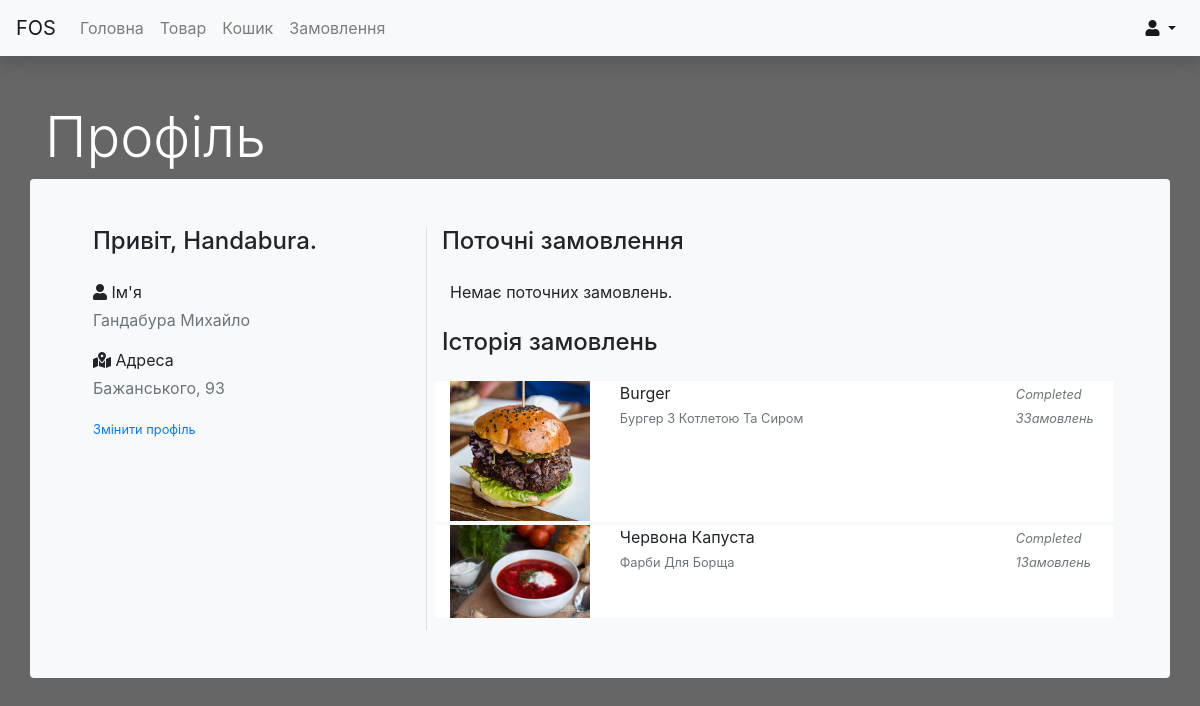
The page /profile.php (signed in) on the database its author committed.
### tables this page shows
CREATE TABLE `fds_ordr` (
  `ordr_id` int(11) NOT NULL,
  `ordr_usrdt_id` int(11) DEFAULT NULL,
  `ordr_ctlog_id` int(11) DEFAULT NULL,
  `ordr_qty` varchar(10) DEFAULT NULL,
  `ordr_dte` varchar(20) DEFAULT NULL,
  `ordr_stat` varchar(10) DEFAULT NULL
);

CREATE TABLE `fds_ctlog` (
  `ctlog_id` int(11) NOT NULL,
  `ctlog_usrdt_id` int(11) DEFAULT NULL,
  `ctlog_nme` varchar(50) DEFAULT NULL,
  `ctlog_prc` double DEFAULT NULL,
  `ctlog_desc` varchar(500) DEFAULT NULL,
  `ctlog_shp` varchar(50) DEFAULT NULL,
  `ctlog_img` varchar(100) DEFAULT NULL,
  `ctlog_log` varchar(50) DEFAULT NULL
);

### profile.php (the view, shortened to what this page needs)
<?php
include("db.php");
if (isset($_SESSION["sess_id"])) {
    $usr_id = $_SESSION["sess_id"];
} else {
    header('location: index');
}
?>
<!DOCTYPE html>
<html>
<head>
    <link rel="stylesheet" href="bootstrap/css/all.min.css">
    <link rel="stylesheet" href="bootstrap/css/bootstrap.min.css">
</head>
<body class="content">
    <nav class="navbar navbar-expand-lg navbar-light sticky-top shadow bg-light">
        <div class="collapse navbar-collapse" id="navbarTogglerDemo01">
            <a class="navbar-brand" href="#">FOS</a>
            <ul class="navbar-nav mr-auto mt-2 mt-lg-0">
                <li class="nav-item ">
                    <a class="nav-link" href="index">Головна</a>
                </li>
                <li class="nav-item">
                    <a class="nav-link" href="browse">Товар</a>
                </li>
                <li class="nav-item">
                    <a class="nav-link" href="checkout">Кошик</a>
                </li>
                <li class="nav-item">
                    <a class="nav-link" href="order">Замовлення</a>
                </li>
            </ul>
            <div class="my-2 my-lg-0">
                <ul class="navbar-nav ml-auto">
                    <?php
                    if (isset($_SESSION['sess_id'])) {
                    ?>
                        <li class="nav-item dropdown active">
                            <a class="nav-link dropdown-toggle" id="navbarDropdownMenuLink-333" data-toggle="dropdown" aria-haspopup="true" aria-expanded="false">
                                <i class="fas fa-user"></i> </a>
                        </li>
                    <?php
                    } else {
                    ?>
                        <a href="index?act=login" class="btn btn-outline-success my-2 my-sm-0">Авторизуватись</a>
                    <?php
                    }
                    ?>
                </ul>
            </div>
        </div>
    </nav>
    <div class="container my-5">
        <h2 class="display-4 text-white">Профіль</h2>
        <div class="row bg-light rounded p-5">
            <div class="col-4 " id="profile_display">
                <h4 class="pb-3 text-capitalize">Привіт, <?php echo $_SESSION["sess_username"]; ?>.</h4>
                <div class="form-group ">
                    <div class="mb-1 "><i class="fas fa-user"></i> Ім'я</div>
                    <div class="text-muted  text-capitalize"> <?php echo $_SESSION["sess_fullname"]; ?></div>
                </div>
                <div class="form-group ">
                    <div class="mb-1 "><i class="fas fa-map-marked-alt"></i> Адреса</div>
                    <div class="text-muted  text-capitalize"> <?php echo $_SESSION["sess_address"]; ?></div>
                </div>
                <div class="form-group ">
                    <a href="profile?act=update"><small>Змінити профіль</small></a>
                </div>
            </div>
            <div class="col border-left">
                <h4 class="pb-2">Поточні замовлення</h4>
                <div class="p-2">
                    <?php
                    $query = "select * FROM fds_ordr JOIN fds_ctlog ON fds_ctlog.ctlog_id=fds_ordr.ordr_ctlog_id WHERE ordr_usrdt_id='$usr_id' AND ordr_stat='Preparing' ORDER BY ordr_id DESC";
                    $result = mysqli_query($conn, $query);
                    if (mysqli_num_rows($result) > 0) {
                        while ($row = mysqli_fetch_assoc($result)) {
                            echo '<div class="row shadow mb-1 bg-white rounded">';
                            if ($row['ctlog_img'] != null) {
                                echo '<div class="col-3"><img class="img-fluid" src="img/menu/' . $row['ctlog_img'] . '" alt="Image Unavailable"></div>';
                            } else {
                                echo '<div class="col-3"><img class="img-fluid" src="https://dummyimage.com/640x360/f0f0f0/aaa" alt="Image Unavailable"></div>';
                            }
                            echo '<div class="col-7 text-capitalize">' . $row['ctlog_nme'] .
                                '<br><small class="text-muted">' . $row['ctlog_desc'] . '</small></div>';
                            echo '<div class="col-2 text-muted font-italic"><small >' . $row['ordr_stat'] . '</small>
							<br><small class="text-muted">' . $row['ordr_qty'] . ' Замовлень</small></div>';
                            echo '</div>';
                        }
                    } else {
                        echo "<p class=''> Немає поточних замовлень.</p>";
                    }
                    ?>
                </div>
                <h4 class="pb-2">Історія замовлень</h4>
                <div class="p-2">
                    <?php
                    $query = "select * FROM fds_ordr JOIN fds_ctlog ON fds_ctlog.ctlog_id=fds_ordr.ordr_ctlog_id WHERE ordr_usrdt_id='$usr_id' AND ordr_stat='Completed' ORDER BY ordr_id DESC";
                    $result = mysqli_query($conn, $query);
                    if (mysqli_num_rows($result) > 0) {
                        while ($row = mysqli_fetch_assoc($result)) {
                            echo '<div class="row mb-1 bg-white ">';
                            if ($row['ctlog_img'] != null) {
                                echo '<div class="col-3"><img class="img-fluid" src="img/menu/' . $row['ctlog_img'] . '" alt="Image Unavailable"></div>';
                            } else {
                                echo '<div class="col-3"><img class="img-fluid" src="https://dummyimage.com/640x360/f0f0f0/aaa" alt="Image Unavailable"></div>';
                            }
                            echo '<div class="col-7 text-capitalize">' . $row['ctlog_nme'] .
                                '<br><small class="text-muted">' . $row['ctlog_desc'] . '</small></div>';
                            echo '<div class="col-2 text-muted font-italic"><small >' . $row['ordr_stat'] . '</small>
							<br><small class="text-muted">' . $row['ordr_qty'] . 'Замовлень</small></div>';
                            echo '</div>';
                        }
                    } else {
                        echo "<p class=''> Немає замовлень в історії</p>";
                    }
                    ?>
                </div>
            </div>
        </div>
    </div>
</body>
</html>

### profile.php (style rules this page uses)
.content { background-image: linear-gradient(rgba(0, 0, 0, 0.6), rgba(0, 0, 0, 0.6)), url('https://source.unsplash.com/fdlZBWIP0aM/1920x1080'); height: 100%; background-position: center; background-repeat: repeat; }

### rows shown on the page
fds_ordr: ordr_ctlog.ctlog_img (picture), ordr_ctlog.ctlog_nme "Burger", ordr_ctlog.ctlog_desc "Бургер З Котлетою Та Сиром", ordr_stat "Completed", ordr_qty "3"
fds_ordr: ordr_ctlog.ctlog_img (picture), ordr_ctlog.ctlog_nme "Червона Капуста", ordr_ctlog.ctlog_desc "Фарби Для Борща", ordr_stat "Completed", ordr_qty "1"

### other values the page prints
$_SESSION["sess_username"] "Handabura"
$_SESSION["sess_fullname"] "Гандабура Михайло"
$_SESSION["sess_address"] "Бажанського, 93"
